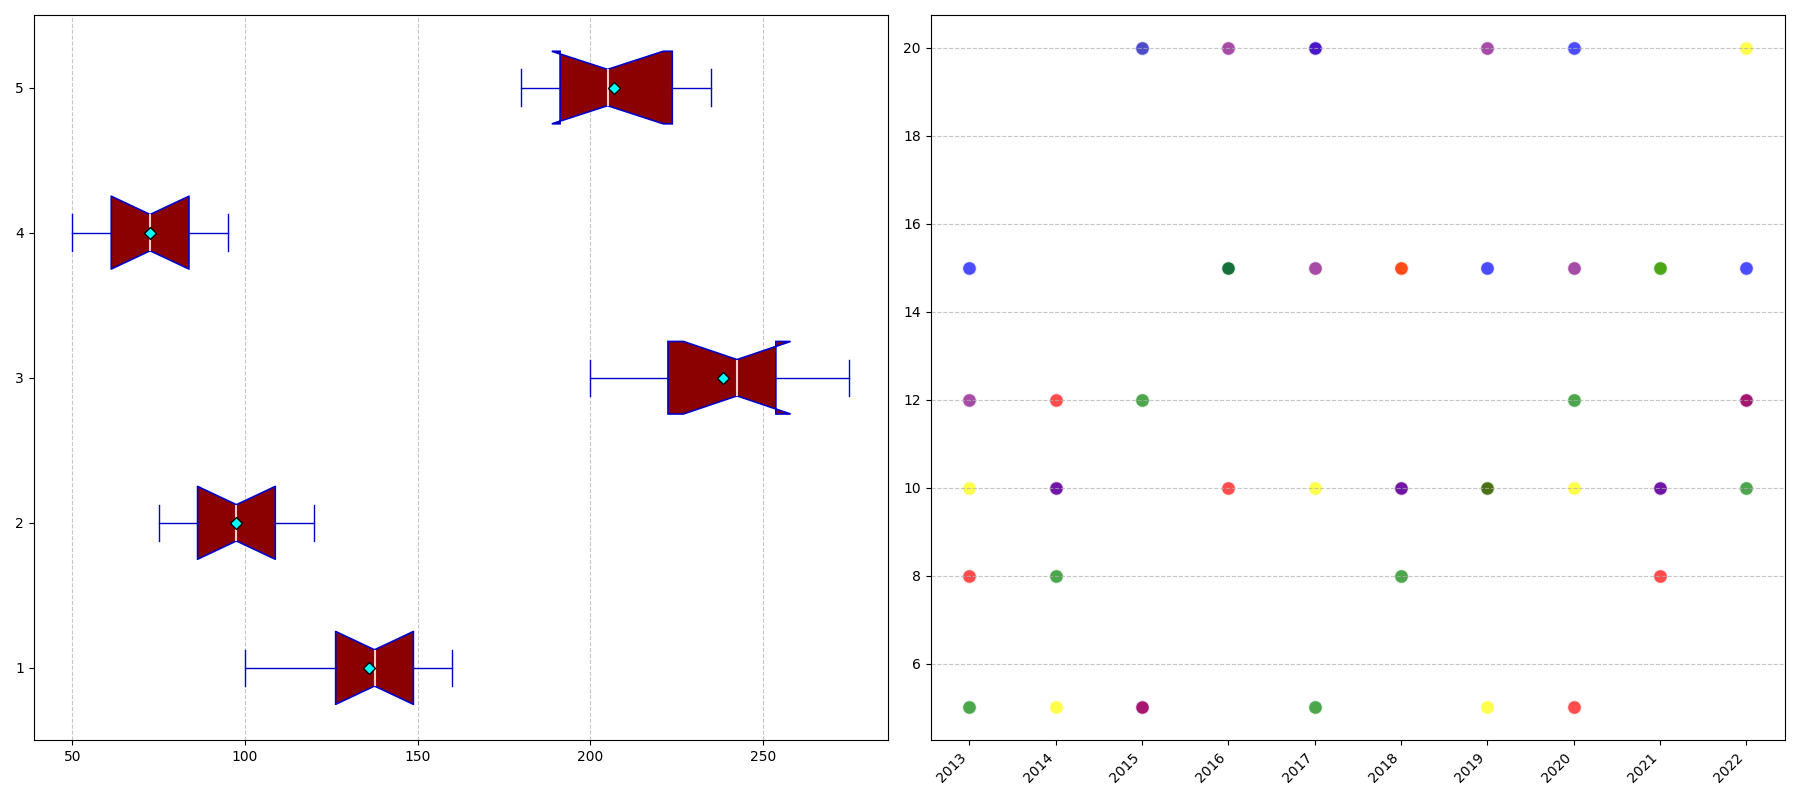

This chart was generated by the following Python code:
import matplotlib.pyplot as plt
import numpy as np

sectors = ['Biotech', 'Cybersecurity', 'AI', 'Renewable Energy', 'Space Tech']

expenditure_data = [
    [100, 120, 130, 125, 140, 150, 135, 145, 155, 160],
    [75, 85, 80, 90, 110, 120, 115, 105, 100, 95],
    [200, 220, 210, 230, 240, 250, 245, 255, 260, 275],
    [50, 55, 60, 65, 70, 75, 80, 85, 90, 95],
    [180, 190, 200, 195, 185, 210, 220, 225, 230, 235]
]

years = np.arange(2013, 2023)

fig, axes = plt.subplots(nrows=1, ncols=2, figsize=(18, 8))

# Box plot on the left (horizontal orientation)
ax1 = axes[0]
ax1.boxplot(expenditure_data, vert=False, patch_artist=True, showmeans=True, notch=True,
            boxprops=dict(facecolor="#8b0000", color="#0000cd", linewidth=1.2),
            medianprops=dict(color="#ffcccb", linewidth=1.5),
            meanprops=dict(marker='D', markeredgecolor='black', markerfacecolor='cyan'),
            whiskerprops=dict(color="#0000cd"), capprops=dict(color="#0000cd"))

ax1.xaxis.grid(True, linestyle='--', alpha=0.7)

# Scatter plot on the right
ax2 = axes[1]
growth_rates = [
    [10, 5, 20, 15, 10, 15, 5, 10, 15, 20],
    [8, 12, 5, 10, 20, 15, 10, 5, 8, 12],
    [15, 10, 20, 15, 20, 10, 15, 20, 10, 15],
    [5, 8, 12, 15, 5, 8, 10, 12, 15, 10],
    [12, 10, 5, 20, 15, 10, 20, 15, 10, 12]
]
for idx, sector_growth in enumerate(growth_rates):
    ax2.scatter(years, sector_growth, s=100, alpha=0.7, edgecolors='w',
                c=[['yellow', 'red', 'blue', 'green', 'purple'][idx]])

ax2.yaxis.grid(True, linestyle='--', alpha=0.7)
ax2.set_xticks(years)
ax2.set_xticklabels([str(yr) for yr in years], rotation=45, ha='right')

plt.tight_layout()
plt.show()
